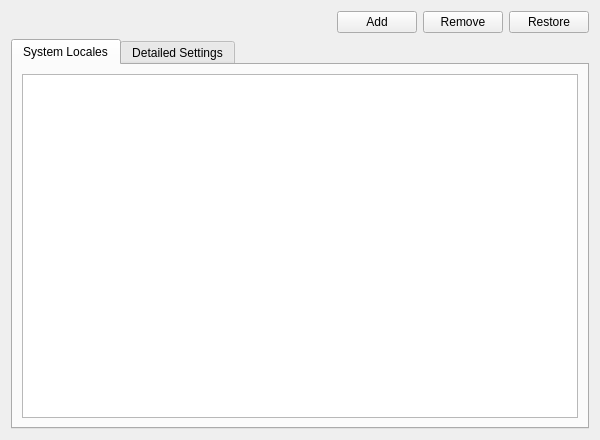
<?xml version="1.0" encoding="UTF-8"?>
<ui version="4.0">
 <class>PageLanguage</class>
 <widget class="QWidget" name="PageLanguage">
  <property name="geometry">
   <rect>
    <x>0</x>
    <y>0</y>
    <width>600</width>
    <height>440</height>
   </rect>
  </property>
  <property name="windowTitle">
   <string notr="true"/>
  </property>
  <layout class="QVBoxLayout" name="verticalLayout_2">
   <item>
    <layout class="QHBoxLayout" name="horizontalLayout">
     <item>
      <spacer name="horizontalSpacer">
       <property name="orientation">
        <enum>Qt::Horizontal</enum>
       </property>
       <property name="sizeHint" stdset="0">
        <size>
         <width>40</width>
         <height>20</height>
        </size>
       </property>
      </spacer>
     </item>
     <item>
      <widget class="QPushButton" name="buttonAdd">
       <property name="text">
        <string>Add</string>
       </property>
      </widget>
     </item>
     <item>
      <widget class="QPushButton" name="buttonRemove">
       <property name="text">
        <string>Remove</string>
       </property>
      </widget>
     </item>
     <item>
      <widget class="QPushButton" name="buttonRestore">
       <property name="text">
        <string>Restore</string>
       </property>
      </widget>
     </item>
    </layout>
   </item>
   <item>
    <widget class="QTabWidget" name="languageTabWidget">
     <property name="currentIndex">
      <number>0</number>
     </property>
     <widget class="QWidget" name="localeBasicTab">
      <attribute name="title">
       <string>System Locales</string>
      </attribute>
      <layout class="QVBoxLayout" name="verticalLayout">
       <item>
        <widget class="QScrollArea" name="localeBasicScrollArea">
         <property name="frameShape">
          <enum>QFrame::NoFrame</enum>
         </property>
         <property name="lineWidth">
          <number>0</number>
         </property>
         <property name="widgetResizable">
          <bool>true</bool>
         </property>
         <widget class="QWidget" name="localeBasicScrollAreaWidgetContents">
          <property name="geometry">
           <rect>
            <x>0</x>
            <y>0</y>
            <width>568</width>
            <height>335</height>
           </rect>
          </property>
          <layout class="QVBoxLayout" name="verticalLayout_4">
           <property name="spacing">
            <number>0</number>
           </property>
           <property name="leftMargin">
            <number>0</number>
           </property>
           <property name="topMargin">
            <number>0</number>
           </property>
           <property name="rightMargin">
            <number>0</number>
           </property>
           <property name="bottomMargin">
            <number>0</number>
           </property>
           <item>
            <widget class="QListView" name="localeListView">
             <property name="mouseTracking">
              <bool>true</bool>
             </property>
             <property name="contextMenuPolicy">
              <enum>Qt::CustomContextMenu</enum>
             </property>
             <property name="alternatingRowColors">
              <bool>true</bool>
             </property>
             <property name="selectionBehavior">
              <enum>QAbstractItemView::SelectRows</enum>
             </property>
            </widget>
           </item>
          </layout>
         </widget>
        </widget>
       </item>
      </layout>
     </widget>
     <widget class="QWidget" name="localeAdvancedTab">
      <attribute name="title">
       <string>Detailed Settings</string>
      </attribute>
      <layout class="QVBoxLayout" name="verticalLayout_3">
       <property name="leftMargin">
        <number>9</number>
       </property>
       <property name="rightMargin">
        <number>9</number>
       </property>
       <item>
        <widget class="QScrollArea" name="localeAdvancedScrollArea">
         <property name="frameShape">
          <enum>QFrame::NoFrame</enum>
         </property>
         <property name="widgetResizable">
          <bool>true</bool>
         </property>
         <widget class="QWidget" name="localeAdvancedScrollAreaWidgetContents">
          <property name="geometry">
           <rect>
            <x>0</x>
            <y>0</y>
            <width>542</width>
            <height>557</height>
           </rect>
          </property>
          <layout class="QVBoxLayout" name="verticalLayout_5">
           <property name="spacing">
            <number>0</number>
           </property>
           <property name="leftMargin">
            <number>0</number>
           </property>
           <property name="topMargin">
            <number>0</number>
           </property>
           <property name="rightMargin">
            <number>0</number>
           </property>
           <property name="bottomMargin">
            <number>0</number>
           </property>
           <item>
            <widget class="QGroupBox" name="displayLanguageGroupBox">
             <property name="title">
              <string>Display Language</string>
             </property>
             <property name="checkable">
              <bool>false</bool>
             </property>
             <property name="checked">
              <bool>false</bool>
             </property>
             <layout class="QFormLayout" name="formLayout_2">
              <property name="fieldGrowthPolicy">
               <enum>QFormLayout::AllNonFixedFieldsGrow</enum>
              </property>
              <property name="labelAlignment">
               <set>Qt::AlignRight|Qt::AlignTrailing|Qt::AlignVCenter</set>
              </property>
              <item row="0" column="0">
               <widget class="QLabel" name="langLabel">
                <property name="text">
                 <string>Language:</string>
                </property>
               </widget>
              </item>
              <item row="0" column="1">
               <widget class="QComboBox" name="langComboBox"/>
              </item>
              <item row="1" column="0">
               <widget class="QLabel" name="collateLabel">
                <property name="text">
                 <string>Collation and Sorting:</string>
                </property>
               </widget>
              </item>
              <item row="1" column="1">
               <widget class="QComboBox" name="collateComboBox"/>
              </item>
              <item row="2" column="0">
               <widget class="QLabel" name="messagesLabel">
                <property name="text">
                 <string>Messages:</string>
                </property>
               </widget>
              </item>
              <item row="2" column="1">
               <widget class="QComboBox" name="messagesComboBox"/>
              </item>
              <item row="3" column="0">
               <widget class="QLabel" name="ctypeLabel">
                <property name="text">
                 <string>CType:</string>
                </property>
               </widget>
              </item>
              <item row="3" column="1">
               <widget class="QComboBox" name="ctypeComboBox"/>
              </item>
             </layout>
            </widget>
           </item>
           <item>
            <widget class="QGroupBox" name="formatsGroupBox">
             <property name="title">
              <string>Formats</string>
             </property>
             <property name="checkable">
              <bool>false</bool>
             </property>
             <property name="checked">
              <bool>false</bool>
             </property>
             <layout class="QFormLayout" name="formLayout">
              <property name="fieldGrowthPolicy">
               <enum>QFormLayout::AllNonFixedFieldsGrow</enum>
              </property>
              <property name="labelAlignment">
               <set>Qt::AlignRight|Qt::AlignTrailing|Qt::AlignVCenter</set>
              </property>
              <item row="0" column="0">
               <widget class="QLabel" name="numericLabel">
                <property name="text">
                 <string>Numbers:</string>
                </property>
               </widget>
              </item>
              <item row="0" column="1">
               <widget class="QComboBox" name="numericComboBox"/>
              </item>
              <item row="1" column="0">
               <widget class="QLabel" name="timeLabel">
                <property name="text">
                 <string>Time:</string>
                </property>
               </widget>
              </item>
              <item row="1" column="1">
               <widget class="QComboBox" name="timeComboBox"/>
              </item>
              <item row="2" column="0">
               <widget class="QLabel" name="monetaryLabel">
                <property name="text">
                 <string>Currency:</string>
                </property>
               </widget>
              </item>
              <item row="2" column="1">
               <widget class="QComboBox" name="monetaryComboBox"/>
              </item>
              <item row="3" column="0">
               <widget class="QLabel" name="measurementLabel">
                <property name="text">
                 <string>Measurement Units:</string>
                </property>
               </widget>
              </item>
              <item row="3" column="1">
               <widget class="QComboBox" name="measurementComboBox"/>
              </item>
              <item row="4" column="0">
               <widget class="QLabel" name="addressLabel">
                <property name="text">
                 <string>Address:</string>
                </property>
               </widget>
              </item>
              <item row="4" column="1">
               <widget class="QComboBox" name="addressComboBox"/>
              </item>
              <item row="5" column="0">
               <widget class="QLabel" name="nameLabel">
                <property name="text">
                 <string>Names:</string>
                </property>
               </widget>
              </item>
              <item row="5" column="1">
               <widget class="QComboBox" name="nameComboBox"/>
              </item>
              <item row="6" column="0">
               <widget class="QLabel" name="telephoneLabel">
                <property name="text">
                 <string>Telephone:</string>
                </property>
               </widget>
              </item>
              <item row="6" column="1">
               <widget class="QComboBox" name="telephoneComboBox"/>
              </item>
              <item row="7" column="0">
               <widget class="QLabel" name="identificationLabel">
                <property name="text">
                 <string>Identification:</string>
                </property>
               </widget>
              </item>
              <item row="7" column="1">
               <widget class="QComboBox" name="identificationComboBox"/>
              </item>
              <item row="8" column="0">
               <widget class="QLabel" name="paperLabel">
                <property name="text">
                 <string>Paper:</string>
                </property>
               </widget>
              </item>
              <item row="8" column="1">
               <widget class="QComboBox" name="paperComboBox"/>
              </item>
              <item row="9" column="1">
               <spacer name="verticalSpacer">
                <property name="orientation">
                 <enum>Qt::Vertical</enum>
                </property>
                <property name="sizeHint" stdset="0">
                 <size>
                  <width>20</width>
                  <height>40</height>
                 </size>
                </property>
               </spacer>
              </item>
             </layout>
            </widget>
           </item>
          </layout>
         </widget>
        </widget>
       </item>
      </layout>
     </widget>
    </widget>
   </item>
  </layout>
 </widget>
 <resources/>
 <connections/>
</ui>
